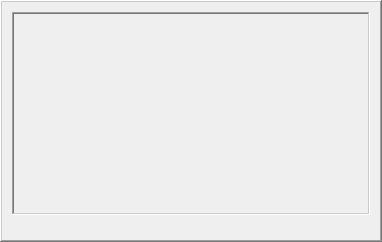
<?xml version="1.0" encoding="UTF-8"?>
<ui version="4.0">
 <class>repeatable_button</class>
 <widget class="QWidget" name="repeatable_button">
  <property name="geometry">
   <rect>
    <x>0</x>
    <y>0</y>
    <width>382</width>
    <height>242</height>
   </rect>
  </property>
  <property name="windowTitle">
   <string>Form</string>
  </property>
  <layout class="QVBoxLayout" name="verticalLayout">
   <property name="spacing">
    <number>0</number>
   </property>
   <property name="leftMargin">
    <number>0</number>
   </property>
   <property name="topMargin">
    <number>0</number>
   </property>
   <property name="rightMargin">
    <number>0</number>
   </property>
   <property name="bottomMargin">
    <number>0</number>
   </property>
   <item>
    <widget class="QFrame" name="external_frame">
     <property name="sizePolicy">
      <sizepolicy hsizetype="Expanding" vsizetype="Expanding">
       <horstretch>0</horstretch>
       <verstretch>0</verstretch>
      </sizepolicy>
     </property>
     <property name="frameShape">
      <enum>QFrame::WinPanel</enum>
     </property>
     <property name="frameShadow">
      <enum>QFrame::Raised</enum>
     </property>
     <property name="lineWidth">
      <number>2</number>
     </property>
     <property name="midLineWidth">
      <number>2</number>
     </property>
     <layout class="QVBoxLayout" name="verticalLayout_2">
      <property name="spacing">
       <number>10</number>
      </property>
      <property name="leftMargin">
       <number>10</number>
      </property>
      <property name="topMargin">
       <number>10</number>
      </property>
      <property name="rightMargin">
       <number>10</number>
      </property>
      <property name="bottomMargin">
       <number>25</number>
      </property>
      <item>
       <widget class="QFrame" name="internal_frame">
        <property name="sizePolicy">
         <sizepolicy hsizetype="Expanding" vsizetype="Expanding">
          <horstretch>0</horstretch>
          <verstretch>0</verstretch>
         </sizepolicy>
        </property>
        <property name="frameShape">
         <enum>QFrame::WinPanel</enum>
        </property>
        <property name="frameShadow">
         <enum>QFrame::Sunken</enum>
        </property>
        <property name="lineWidth">
         <number>2</number>
        </property>
        <property name="midLineWidth">
         <number>2</number>
        </property>
       </widget>
      </item>
     </layout>
    </widget>
   </item>
  </layout>
 </widget>
 <resources/>
 <connections/>
</ui>
